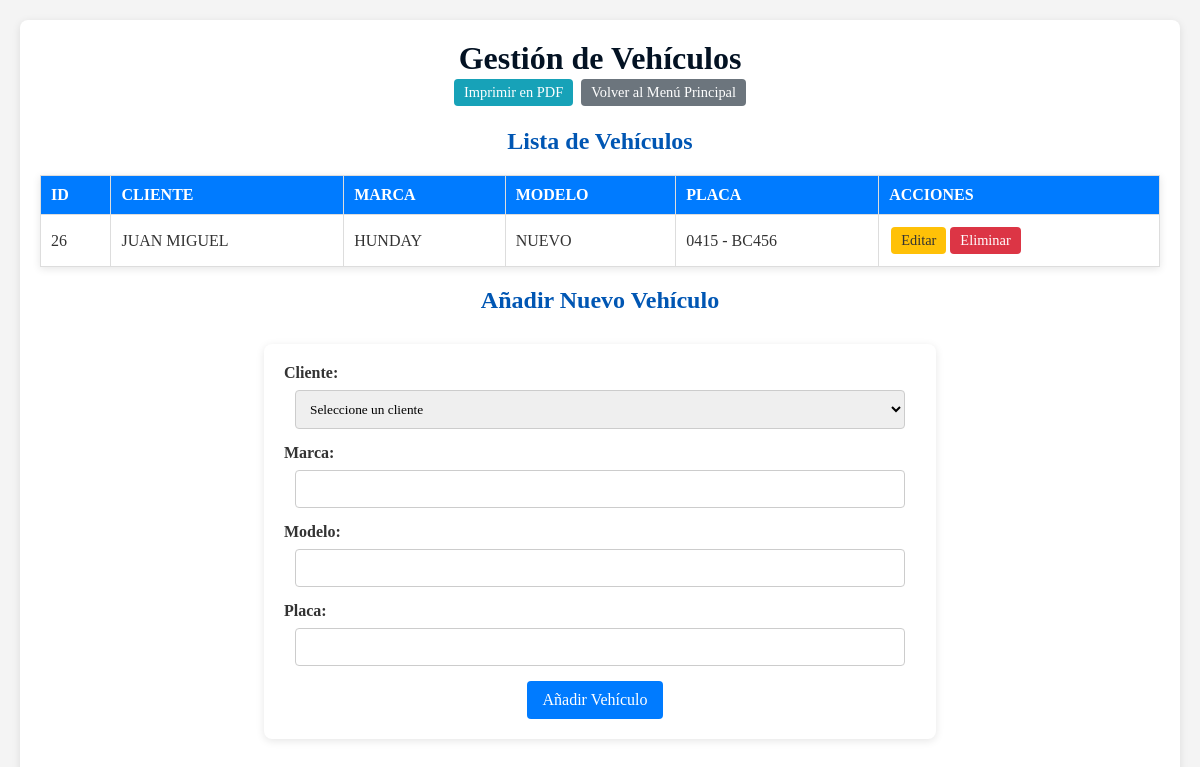
/vehiculos.php, run on the app's committed database.
### tables this page shows
CREATE TABLE `vehiculos` (
  `id` int(11) NOT NULL,
  `cliente_id` int(11) NOT NULL,
  `marca` varchar(50) NOT NULL,
  `modelo` varchar(50) DEFAULT NULL,
  `placa` varchar(20) NOT NULL
);

CREATE TABLE `clientes` (
  `id` int(11) NOT NULL,
  `nombre` varchar(100) NOT NULL,
  `telefono` varchar(20) DEFAULT NULL,
  `direccion` varchar(255) DEFAULT NULL
);

### vehiculos.php (the view, shortened to what this page needs)
<?php
include 'db_config.php';
?>
<!DOCTYPE html>
<html lang="es">
<head>
    <link rel="stylesheet" href="styles.css">
</head>
<body>
    <div class="container">
        <h1>Gestión de Vehículos</h1>
        <div class="top-buttons">
            <a href="pdf_vehiculos.php" class="action-button print-button" target="_blank">Imprimir en PDF</a>
            <a href="index.php" class="action-button back-button">Volver al Menú Principal</a>
        </div>
        <h2>Lista de Vehículos</h2>
        <table>
            <thead>
                <tr>
                    <th>ID</th>
                    <th>Cliente</th>
                    <th>Marca</th>
                    <th>Modelo</th>
                    <th>Placa</th>
                    <th>Acciones</th>
                </tr>
            </thead>
            <tbody>
                <?php
                $sql_select = "SELECT v.id, v.marca, v.modelo, v.placa, c.nombre AS cliente_nombre
                               FROM vehiculos v
                               JOIN clientes c ON v.cliente_id = c.id
                               ORDER BY v.id DESC";
                $result = $conn->query($sql_select);
                if ($result->num_rows > 0) {
                    while($row = $result->fetch_assoc()) {
                        echo "<tr>";
                        echo "<td>" . $row["id"] . "</td>";
                        echo "<td>" . htmlspecialchars($row["cliente_nombre"]) . "</td>";
                        echo "<td>" . htmlspecialchars($row["marca"]) . "</td>";
                        echo "<td>" . htmlspecialchars($row["modelo"]) . "</td>";
                        echo "<td>" . htmlspecialchars($row["placa"]) . "</td>";
                        echo "<td>";
                        echo "<a href='edit_vehiculo.php?id=" . $row["id"] . "' class='action-button edit-button'>Editar</a>";
                        echo "<a href='vehiculos.php?delete_id=" . $row["id"] . "' class='action-button delete-button' onclick=\"return confirm('¿Estás seguro de que quieres eliminar el vehículo con placa " . htmlspecialchars($row["placa"]) . "?');\">Eliminar</a>";
                        echo "</td>";
                        echo "</tr>";
                    }
                } else {
                    echo "<tr><td colspan='6'>No hay vehículos registrados.</td></tr>";
                }
                ?>
            </tbody>
        </table>
        <h2>Añadir Nuevo Vehículo</h2>
        <div class="form-container">
            <form action="vehiculos.php" method="POST">
                <label for="cliente_id">Cliente:</label>
                <select id="cliente_id" name="cliente_id" required>
                    <option value="">Seleccione un cliente</option>
                </select>
                <label for="marca">Marca:</label>
                <input type="text" id="marca" name="marca" required>
                <label for="modelo">Modelo:</label>
                <input type="text" id="modelo" name="modelo">
                <label for="placa">Placa:</label>
                <input type="text" id="placa" name="placa" required>
                <input type="submit" name="submit_add" value="Añadir Vehículo" class="create-button">
            </form>
        </div>
    </div>
</body>
</html>

### styles.css (style rules this page uses)
:root { --primary-color: #4f4aa6; --secondary-color: #f57309; --bg-color: #f7f7f7; --light-color: white; --header-title-font: Popins-Extrabold; --text-font: Popins; --menu-font: Popins-Bold; --fontsubt: fonta; --secction-font-title: Popins-Bold; --darck-color: black; }
* { margin: 0; padding: 0; box-sizing: border-box; font-family: var(--text-font); }
body { font-family: Arial, sans-serif; margin: 20px; background-color: #f4f4f4; color: #333; }
h1, h2 { color: #0056b3; text-align: center; }
.container { max-width: 1200px; margin: 0 auto; padding: 20px; background-color: #fff; box-shadow: 0 2px 8px rgba(0,0,0,0.1); border-radius: 8px; }
table { width: 100%; margin: 20px auto; border-collapse: collapse; box-shadow: 0 2px 8px rgba(0,0,0,0.1); background-color: #fff; }
th, td { border: 1px solid #ddd; padding: 10px; text-align: left; }
th { background-color: #007bff; color: white; text-transform: uppercase; }
.action-button { padding: 5px 10px; border: none; cursor: pointer; border-radius: 4px; text-decoration: none; color: white; display: inline-block; margin: 2px; font-size: 0.9em; }
.delete-button { background-color: #dc3545; }
.edit-button { background-color: #ffc107; color: #333; }
.print-button { background-color: #17a2b8; }
.create-button { background-color: #28a745; }
.back-button { background-color: #6c757d; }
.form-container { width: 60%; margin: 30px auto; padding: 20px; background-color: #fff; box-shadow: 0 2px 8px rgba(0,0,0,0.1); border-radius: 8px; }
.form-container label { display: block; margin-bottom: 8px; font-weight: bold; text-align: left; }
.form-container input[type="text"], .form-container input[type="date"], .form-container input[type="number"], .form-container select, .form-container textarea { width: calc(100% - 22px); padding: 10px; margin-bottom: 15px; border: 1px solid #ccc; border-radius: 4px; box-sizing: border-box; }
.form-container input[type="submit"] { background-color: #007bff; color: white; padding: 10px 15px; border: none; border-radius: 4px; cursor: pointer; font-size: 16px; margin-right: 10px; }
.top-buttons { text-align: center; margin-bottom: 20px; }
a { text-decoration: none; }
h1 { font-family: var(--secction-font-title); color: #031223; }
::placeholder { color: #0c0011; }
html { font-family: 'Segoe UI', sans-serif; text-align: center; }

### data on the page
vehiculos: id "26", cliente.nombre "JUAN MIGUEL", marca "HUNDAY", modelo "NUEVO", placa "0415 - BC456"
